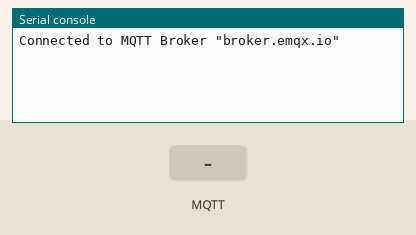
Simulated run of this program. Board: MicroPython board. Parts: the last lines printed to the serial console. The inputs (shaded band) are chosen by the test bench. No MQTT or app messages arrive unless stated.

Above: at 1.3 s.
1.4 s: MQTT message "1" arrives on the first subscribed topic
At 2.6 s:
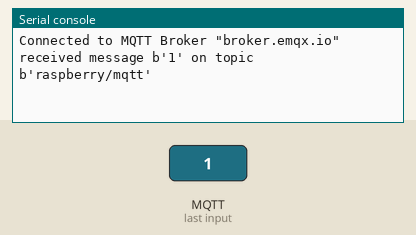
2.9 s: MQTT message "on" arrives on the first subscribed topic
At 3.7 s:
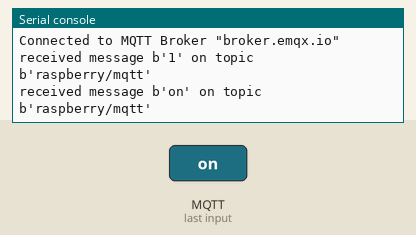
4.4 s: MQTT message "off" arrives on the first subscribed topic
At 4.9 s:
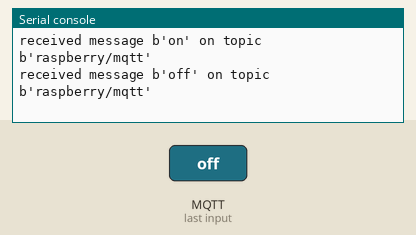

Measured:
- after the input at 1.4 s, the serial console: prints a new line at once (image 1)
- after the input at 2.9 s, the serial console: prints a new line at once (image 2)
- after the input at 4.4 s, the serial console: prints a new line at once (image 3)

The program:

sub.py
```python
# sub.py
import time
from umqtt.simple import MQTTClient

# 定义 sub 客户端的连接信息
SERVER="broker.emqx.io"
ClientID = f'raspberry-sub-{time.time_ns()}'
user = "emqx"
password = "public"
topic = "raspberry/mqtt"
msg = b'{"msg":"hello"}'

def sub(topic, msg):
    # 在回调函数打印主题和消息
    print('received message %s on topic %s' % (msg, topic))

def main(server=SERVER):
    # 创建连接，参数分别为客户端 ID，broker 地址，broker 端口号，认证信息
    client = MQTTClient(ClientID, server, 1883, user, password)
    client.set_callback(sub)
    client.connect()
    print('Connected to MQTT Broker "%s"' % (server))
    # 如果与 broker 失去连接后重连，仍然会继续订阅 raspberry/topic 主题
    client.subscribe(topic)
    while True:
        if True:
            client.wait_msg()
        else:
            client.check_msg()
            time.sleep(1)

if __name__ == "__main__":
    main()
```
